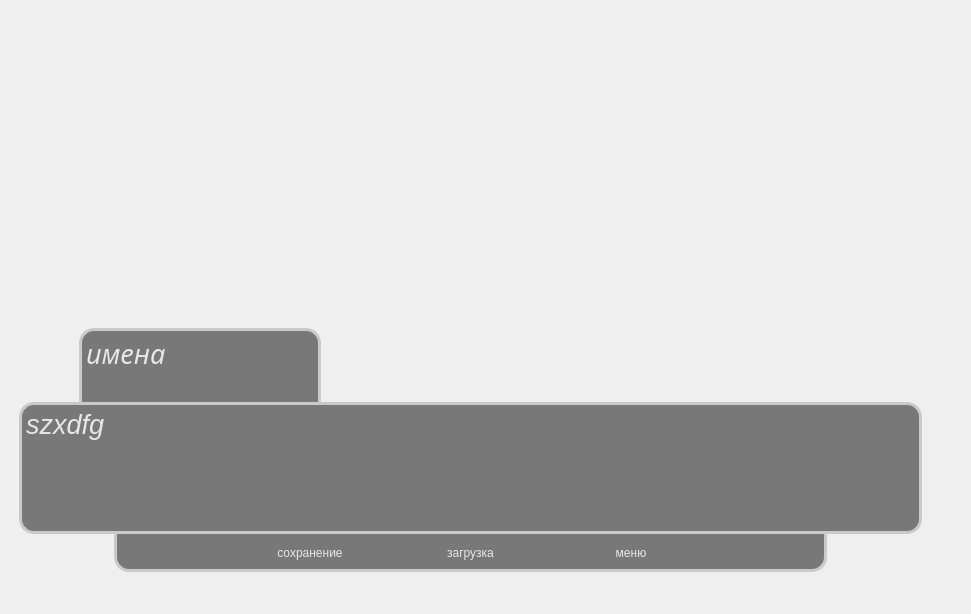
<?xml version="1.0" encoding="UTF-8"?>
<ui version="4.0">
 <class>Game</class>
 <widget class="QWidget" name="Game">
  <property name="geometry">
   <rect>
    <x>0</x>
    <y>0</y>
    <width>971</width>
    <height>614</height>
   </rect>
  </property>
  <property name="windowTitle">
   <string>Form</string>
  </property>
  <layout class="QHBoxLayout" name="horizontalLayout">
   <property name="leftMargin">
    <number>0</number>
   </property>
   <property name="topMargin">
    <number>0</number>
   </property>
   <property name="rightMargin">
    <number>0</number>
   </property>
   <property name="bottomMargin">
    <number>0</number>
   </property>
   <item>
    <widget class="QGroupBox" name="MainWindow">
     <property name="styleSheet">
      <string notr="true">border: none;

</string>
     </property>
     <property name="title">
      <string/>
     </property>
     <widget class="QLabel" name="Background">
      <property name="geometry">
       <rect>
        <x>600</x>
        <y>50</y>
        <width>171</width>
        <height>211</height>
       </rect>
      </property>
      <property name="text">
       <string/>
      </property>
     </widget>
     <widget class="QPushButton" name="clicedZone">
      <property name="geometry">
       <rect>
        <x>330</x>
        <y>150</y>
        <width>341</width>
        <height>101</height>
       </rect>
      </property>
      <property name="styleSheet">
       <string notr="true">border: none;
background: none;</string>
      </property>
      <property name="text">
       <string/>
      </property>
     </widget>
     <widget class="QGroupBox" name="groupBox_Interface">
      <property name="geometry">
       <rect>
        <x>10</x>
        <y>310</y>
        <width>921</width>
        <height>271</height>
       </rect>
      </property>
      <property name="title">
       <string/>
      </property>
      <layout class="QGridLayout" name="gridLayout" rowstretch="1,99,0" columnstretch="10,80,10">
       <property name="verticalSpacing">
        <number>0</number>
       </property>
       <item row="2" column="0">
        <spacer name="horizontalSpacer">
         <property name="orientation">
          <enum>Qt::Horizontal</enum>
         </property>
         <property name="sizeHint" stdset="0">
          <size>
           <width>40</width>
           <height>20</height>
          </size>
         </property>
        </spacer>
       </item>
       <item row="1" column="0" colspan="3">
        <widget class="QTextEdit" name="textEdit_Text">
         <property name="enabled">
          <bool>false</bool>
         </property>
         <property name="styleSheet">
          <string notr="true">background: none;
border: none;
border: 3px solid rgb(202, 202, 202);

border-radius: 15%;

background-color:rgba(0, 0, 0,0.5);

font: italic 20pt &quot;Monotype Corsiva&quot;;
color: rgb(231, 231, 231);
</string>
         </property>
         <property name="sizeAdjustPolicy">
          <enum>QAbstractScrollArea::AdjustToContentsOnFirstShow</enum>
         </property>
         <property name="readOnly">
          <bool>true</bool>
         </property>
         <property name="html">
          <string>&lt;!DOCTYPE HTML PUBLIC &quot;-//W3C//DTD HTML 4.0//EN&quot; &quot;http://www.w3.org/TR/REC-html40/strict.dtd&quot;&gt;
&lt;html&gt;&lt;head&gt;&lt;meta name=&quot;qrichtext&quot; content=&quot;1&quot; /&gt;&lt;style type=&quot;text/css&quot;&gt;
p, li { white-space: pre-wrap; }
&lt;/style&gt;&lt;/head&gt;&lt;body style=&quot; font-family:'Monotype Corsiva'; font-size:20pt; font-weight:400; font-style:italic;&quot;&gt;
&lt;p style=&quot; margin-top:0px; margin-bottom:0px; margin-left:0px; margin-right:0px; -qt-block-indent:0; text-indent:0px;&quot;&gt;szxdfg&lt;/p&gt;&lt;/body&gt;&lt;/html&gt;</string>
         </property>
        </widget>
       </item>
       <item row="0" column="0" colspan="3">
        <widget class="QGroupBox" name="groupBox_names">
         <property name="title">
          <string/>
         </property>
         <layout class="QHBoxLayout" name="horizontalLayout_3" stretch="0,70">
          <property name="spacing">
           <number>0</number>
          </property>
          <property name="leftMargin">
           <number>60</number>
          </property>
          <property name="bottomMargin">
           <number>0</number>
          </property>
          <item>
           <widget class="QTextEdit" name="textEdit_names">
            <property name="enabled">
             <bool>false</bool>
            </property>
            <property name="font">
             <font>
              <family>Monotype Corsiva</family>
              <pointsize>20</pointsize>
              <weight>50</weight>
              <italic>true</italic>
              <bold>false</bold>
             </font>
            </property>
            <property name="contextMenuPolicy">
             <enum>Qt::NoContextMenu</enum>
            </property>
            <property name="styleSheet">
             <string notr="true">background: none;
border: none;
border-left: 3px solid rgb(202, 202, 202);
border-right: 3px solid rgb(202, 202, 202);
border-top: 3px solid rgb(202, 202, 202);

border-top-right-radius: 15%;
border-top-left-radius: 15%;
background-color:rgba(0, 0, 0,0.5);

font: italic 20pt &quot;Monotype Corsiva&quot;;
color: rgb(231, 231, 231);</string>
            </property>
            <property name="sizeAdjustPolicy">
             <enum>QAbstractScrollArea::AdjustToContentsOnFirstShow</enum>
            </property>
            <property name="readOnly">
             <bool>true</bool>
            </property>
            <property name="html">
             <string>&lt;!DOCTYPE HTML PUBLIC &quot;-//W3C//DTD HTML 4.0//EN&quot; &quot;http://www.w3.org/TR/REC-html40/strict.dtd&quot;&gt;
&lt;html&gt;&lt;head&gt;&lt;meta name=&quot;qrichtext&quot; content=&quot;1&quot; /&gt;&lt;style type=&quot;text/css&quot;&gt;
p, li { white-space: pre-wrap; }
&lt;/style&gt;&lt;/head&gt;&lt;body style=&quot; font-family:'Monotype Corsiva'; font-size:20pt; font-weight:400; font-style:italic;&quot;&gt;
&lt;p style=&quot; margin-top:0px; margin-bottom:0px; margin-left:0px; margin-right:0px; -qt-block-indent:0; text-indent:0px;&quot;&gt;имена&lt;/p&gt;&lt;/body&gt;&lt;/html&gt;</string>
            </property>
           </widget>
          </item>
          <item>
           <spacer name="horizontalSpacer_3">
            <property name="orientation">
             <enum>Qt::Horizontal</enum>
            </property>
            <property name="sizeHint" stdset="0">
             <size>
              <width>40</width>
              <height>20</height>
             </size>
            </property>
           </spacer>
          </item>
         </layout>
        </widget>
       </item>
       <item row="2" column="1">
        <widget class="QGroupBox" name="groupBox_BottomMenu">
         <property name="sizePolicy">
          <sizepolicy hsizetype="Minimum" vsizetype="Minimum">
           <horstretch>0</horstretch>
           <verstretch>0</verstretch>
          </sizepolicy>
         </property>
         <property name="styleSheet">
          <string notr="true">background: none;
border: none;
background-color:rgba(0, 0, 0,0.5);
border-left: 3px solid rgb(202, 202, 202);
border-right: 3px solid rgb(202, 202, 202);
border-bottom: 3px solid rgb(202, 202, 202);

border-bottom-right-radius: 15%;
border-bottom-left-radius: 15%;</string>
         </property>
         <property name="title">
          <string/>
         </property>
         <layout class="QHBoxLayout" name="horizontalLayout_2" stretch="15,15,15,15,15">
          <property name="spacing">
           <number>30</number>
          </property>
          <property name="leftMargin">
           <number>0</number>
          </property>
          <property name="rightMargin">
           <number>0</number>
          </property>
          <item>
           <spacer name="horizontalSpacer_5">
            <property name="orientation">
             <enum>Qt::Horizontal</enum>
            </property>
            <property name="sizeHint" stdset="0">
             <size>
              <width>40</width>
              <height>20</height>
             </size>
            </property>
           </spacer>
          </item>
          <item>
           <widget class="QPushButton" name="pushButton_save">
            <property name="sizePolicy">
             <sizepolicy hsizetype="Minimum" vsizetype="Minimum">
              <horstretch>0</horstretch>
              <verstretch>0</verstretch>
             </sizepolicy>
            </property>
            <property name="styleSheet">
             <string notr="true">
QPushButton{
background: none;
border: none;
font: 13pt &quot;Ravie&quot;;
color: rgb(231, 231, 231);
}

QPushButton:hover{
font : 14pt;

}</string>
            </property>
            <property name="text">
             <string>сохранение</string>
            </property>
           </widget>
          </item>
          <item>
           <widget class="QPushButton" name="pushButton_load">
            <property name="styleSheet">
             <string notr="true">
QPushButton{
background: none;
border: none;
font: 13pt &quot;Ravie&quot;;
color: rgb(231, 231, 231);
}

QPushButton:hover{
font : 14pt;

}</string>
            </property>
            <property name="text">
             <string>загрузка</string>
            </property>
           </widget>
          </item>
          <item>
           <widget class="QPushButton" name="pushButton_menu">
            <property name="styleSheet">
             <string notr="true">
QPushButton{
background: none;
border: none;
font: 13pt &quot;Ravie&quot;;
color: rgb(231, 231, 231);
}

QPushButton:hover{
font : 14pt;

}</string>
            </property>
            <property name="text">
             <string>меню</string>
            </property>
           </widget>
          </item>
          <item>
           <spacer name="horizontalSpacer_6">
            <property name="orientation">
             <enum>Qt::Horizontal</enum>
            </property>
            <property name="sizeHint" stdset="0">
             <size>
              <width>40</width>
              <height>20</height>
             </size>
            </property>
           </spacer>
          </item>
         </layout>
        </widget>
       </item>
       <item row="2" column="2">
        <spacer name="horizontalSpacer_2">
         <property name="orientation">
          <enum>Qt::Horizontal</enum>
         </property>
         <property name="sizeHint" stdset="0">
          <size>
           <width>40</width>
           <height>20</height>
          </size>
         </property>
        </spacer>
       </item>
      </layout>
     </widget>
     <widget class="QGroupBox" name="PersonsGroupBox">
      <property name="geometry">
       <rect>
        <x>199</x>
        <y>70</y>
        <width>471</width>
        <height>181</height>
       </rect>
      </property>
      <property name="styleSheet">
       <string notr="true">border:none;
background:none;</string>
      </property>
      <property name="title">
       <string/>
      </property>
      <layout class="QHBoxLayout" name="horizontalLayout_4">
       <property name="spacing">
        <number>0</number>
       </property>
       <property name="leftMargin">
        <number>0</number>
       </property>
       <property name="topMargin">
        <number>0</number>
       </property>
       <property name="rightMargin">
        <number>0</number>
       </property>
       <property name="bottomMargin">
        <number>0</number>
       </property>
       <item>
        <layout class="QHBoxLayout" name="PersonsLayout">
         <property name="sizeConstraint">
          <enum>QLayout::SetDefaultConstraint</enum>
         </property>
        </layout>
       </item>
      </layout>
     </widget>
     <zorder>Background</zorder>
     <zorder>PersonsGroupBox</zorder>
     <zorder>groupBox_Interface</zorder>
     <zorder>clicedZone</zorder>
    </widget>
   </item>
  </layout>
 </widget>
 <resources/>
 <connections/>
</ui>
